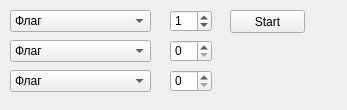
<?xml version="1.0" encoding="UTF-8"?>
<ui version="4.0">
 <class>MainWindow</class>
 <widget class="QMainWindow" name="MainWindow">
  <property name="geometry">
   <rect>
    <x>0</x>
    <y>0</y>
    <width>347</width>
    <height>110</height>
   </rect>
  </property>
  <property name="windowTitle">
   <string>MainWindow</string>
  </property>
  <property name="styleSheet">
   <string notr="true"/>
  </property>
  <widget class="QWidget" name="centralwidget">
   <widget class="QComboBox" name="part">
    <property name="geometry">
     <rect>
      <x>10</x>
      <y>10</y>
      <width>141</width>
      <height>22</height>
     </rect>
    </property>
    <item>
     <property name="text">
      <string>Флаг</string>
     </property>
    </item>
    <item>
     <property name="text">
      <string>Оса</string>
     </property>
    </item>
    <item>
     <property name="text">
      <string>Кувалда</string>
     </property>
    </item>
    <item>
     <property name="text">
      <string>Рык</string>
     </property>
    </item>
    <item>
     <property name="text">
      <string>Разгон</string>
     </property>
    </item>
    <item>
     <property name="text">
      <string>Генка</string>
     </property>
    </item>
    <item>
     <property name="text">
      <string>Колесо с шипами</string>
     </property>
    </item>
    <item>
     <property name="text">
      <string>Колесо с шипами (пов.)</string>
     </property>
    </item>
    <item>
     <property name="text">
      <string>Колесо с цепями</string>
     </property>
    </item>
    <item>
     <property name="text">
      <string>Колесо с цепями (пов.)</string>
     </property>
    </item>
   </widget>
   <widget class="QSpinBox" name="spinBox">
    <property name="geometry">
     <rect>
      <x>170</x>
      <y>10</y>
      <width>42</width>
      <height>22</height>
     </rect>
    </property>
    <property name="value">
     <number>1</number>
    </property>
   </widget>
   <widget class="QPushButton" name="StartBTN">
    <property name="geometry">
     <rect>
      <x>230</x>
      <y>10</y>
      <width>75</width>
      <height>23</height>
     </rect>
    </property>
    <property name="text">
     <string>Start</string>
    </property>
   </widget>
   <widget class="QComboBox" name="part_2">
    <property name="geometry">
     <rect>
      <x>10</x>
      <y>40</y>
      <width>141</width>
      <height>22</height>
     </rect>
    </property>
    <item>
     <property name="text">
      <string>Флаг</string>
     </property>
    </item>
    <item>
     <property name="text">
      <string>Оса</string>
     </property>
    </item>
    <item>
     <property name="text">
      <string>Кувалда</string>
     </property>
    </item>
    <item>
     <property name="text">
      <string>Рык</string>
     </property>
    </item>
    <item>
     <property name="text">
      <string>Разгон</string>
     </property>
    </item>
    <item>
     <property name="text">
      <string>Генка</string>
     </property>
    </item>
    <item>
     <property name="text">
      <string>Колесо с шипами</string>
     </property>
    </item>
    <item>
     <property name="text">
      <string>Колесо с шипами (пов.)</string>
     </property>
    </item>
    <item>
     <property name="text">
      <string>Колесо с цепями</string>
     </property>
    </item>
    <item>
     <property name="text">
      <string>Колесо с цепями (пов.)</string>
     </property>
    </item>
   </widget>
   <widget class="QSpinBox" name="spinBox_2">
    <property name="geometry">
     <rect>
      <x>170</x>
      <y>40</y>
      <width>42</width>
      <height>22</height>
     </rect>
    </property>
    <property name="value">
     <number>0</number>
    </property>
   </widget>
   <widget class="QComboBox" name="part_3">
    <property name="geometry">
     <rect>
      <x>10</x>
      <y>70</y>
      <width>141</width>
      <height>22</height>
     </rect>
    </property>
    <item>
     <property name="text">
      <string>Флаг</string>
     </property>
    </item>
    <item>
     <property name="text">
      <string>Оса</string>
     </property>
    </item>
    <item>
     <property name="text">
      <string>Кувалда</string>
     </property>
    </item>
    <item>
     <property name="text">
      <string>Рык</string>
     </property>
    </item>
    <item>
     <property name="text">
      <string>Разгон</string>
     </property>
    </item>
    <item>
     <property name="text">
      <string>Генка</string>
     </property>
    </item>
    <item>
     <property name="text">
      <string>Колесо с шипами</string>
     </property>
    </item>
    <item>
     <property name="text">
      <string>Колесо с шипами (пов.)</string>
     </property>
    </item>
    <item>
     <property name="text">
      <string>Колесо с цепями</string>
     </property>
    </item>
    <item>
     <property name="text">
      <string>Колесо с цепями (пов.)</string>
     </property>
    </item>
   </widget>
   <widget class="QSpinBox" name="spinBox_3">
    <property name="geometry">
     <rect>
      <x>170</x>
      <y>70</y>
      <width>42</width>
      <height>22</height>
     </rect>
    </property>
    <property name="value">
     <number>0</number>
    </property>
   </widget>
  </widget>
 </widget>
 <resources/>
 <connections/>
</ui>
